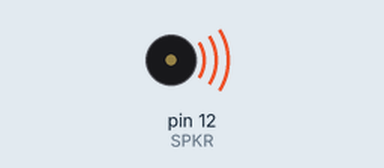
A sketch run on a simulated Arduino Uno, built with avr-gcc and run on an emulated ATmega328P. On the bench: buzzer (waves = sounding).

Above: at 0.9 s.
At 9.5 s:
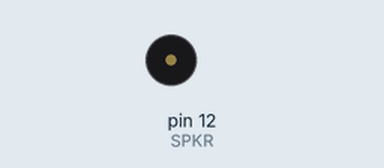
Timing chart, 0 to 10.7 s (numbered marks = the images above):
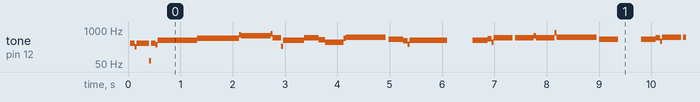

The sketch:

marseillaise_arduino_buzzer.ino
```cpp
#define SPKR 12 /* pin */

/* noten, periode in us */
#define C0   3822
#define CIS0 3608
#define D0   3405
#define DIS0 3215
#define E0   3034
#define F0   2864
#define FIS0 2703
#define G0   2551
#define GIS0 2408
#define A0   2273  //  440 Hz
#define AIS0 2145
#define H0   2025
#define C1   1911
#define CIS1 1804
#define D1   1702
#define DIS1 1607
#define E1   1517
#define F1   1431
#define FIS1 1351
#define G1   1276
#define GIS1 1204
#define A1   1136
#define AIS1 1073
#define H1   1013
#define C2    956

#define PAUSE              0

#define sechzehntel      100
#define achtel          ( 2*sechzehntel)
#define dreisechzehntel ( 3*sechzehntel)
#define viertel         ( 4*sechzehntel)
#define dreiachtel      ( 6*sechzehntel)
#define halbe           ( 8*sechzehntel)
#define ganz            (16*sechzehntel)


uint16_t lautstaerke = 10;

void setup() {
  // put your setup code here, to run once:
  pinMode(SPKR, OUTPUT);
  cli();
}

void spiele(uint32_t ton, int32_t dauer)
{
  /* pause, kein ton */
  if (ton == 0)
  {
    while (dauer--)
    {
      _delay_ms(1);
    }
    return;
  }
  /* ton */
  int32_t pause = dauer / 10; /* 10% pause am Ende */
  dauer *= 900; /* 90% ms -> us */
  while (dauer > 0)
  {
    digitalWrite(SPKR, HIGH);
    delayMicroseconds(lautstaerke);
    digitalWrite(SPKR, LOW);
    delayMicroseconds(ton - lautstaerke);
    dauer -= ton;
  }
  while (pause-->0)
  {
    _delay_ms(1);
  }
}

void loop() {
  // put your main code here, to run repeatedly:
  spiele(D0, sechzehntel);
  spiele(D0, dreisechzehntel);
  spiele(D0, sechzehntel);

  spiele(G0, viertel);
  spiele(G0, viertel);
  spiele(A0, viertel);
  spiele(A0, viertel);

  spiele(D1, dreiachtel);
  spiele(H0, achtel);
  spiele(G0, dreisechzehntel);
  spiele(G0, sechzehntel);
  spiele(H0, dreisechzehntel);
  spiele(G0, sechzehntel);

  spiele(E0, viertel);
  spiele(C1, halbe);
  spiele(A0, dreisechzehntel);
  spiele(FIS0, sechzehntel);

  spiele(G0, halbe);
  spiele(PAUSE, viertel);
  spiele(G0, dreisechzehntel);
  spiele(A0, sechzehntel);

  spiele(H0, viertel);
  spiele(H0, viertel);
  spiele(H0, viertel);
  spiele(C1, dreisechzehntel);
  spiele(H0, sechzehntel);

  spiele(H0, viertel);
  spiele(A0, viertel);
  spiele(PAUSE, viertel);
  spiele(A0, dreisechzehntel);
  spiele(H0, sechzehntel);

  spiele(C1, viertel);
  spiele(C1, viertel);
  spiele(C1, viertel);
  spiele(D1, dreisechzehntel);
  spiele(C1, sechzehntel);

  spiele(H0, halbe);
  spiele(PAUSE, viertel);
  spiele(D1, dreisechzehntel);
  spiele(D1, sechzehntel);

  spiele(D1, viertel);
  spiele(H0, dreisechzehntel);
  spiele(G0, sechzehntel);
  spiele(D1, viertel);
  spiele(H0, dreisechzehntel);
  spiele(G0, sechzehntel);

  spiele(D0, halbe);

  spiele(PAUSE, dreiachtel);
}
```

Measured:
- by itself, tone on pin 12 (SPKR): plays 306 Hz for 0.08 s, 227 Hz for 0.04 s, 308 Hz for 0.24 s, 68 Hz for 0.04 s, 306 Hz for 0.08 s, 275 Hz for 0.04 s … (416 notes in this stretch)
